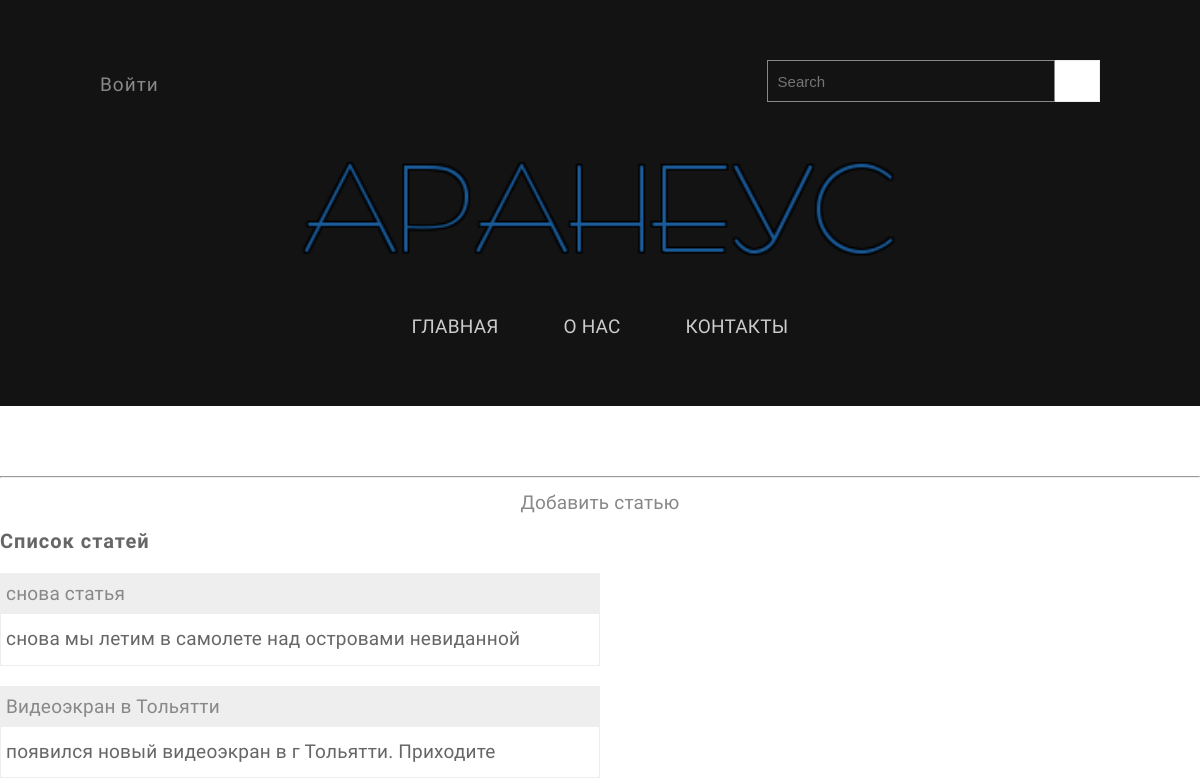
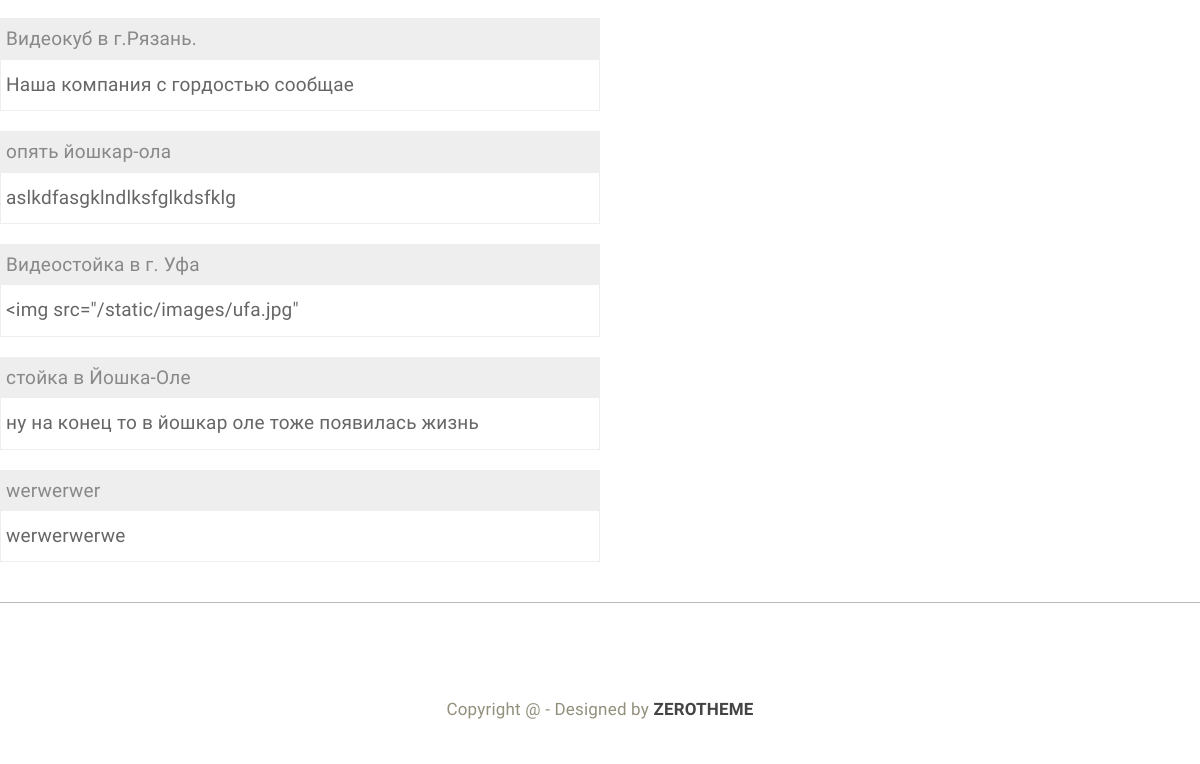
/admin, run on an earlier commit of the app's database (2 pictures, top to bottom).
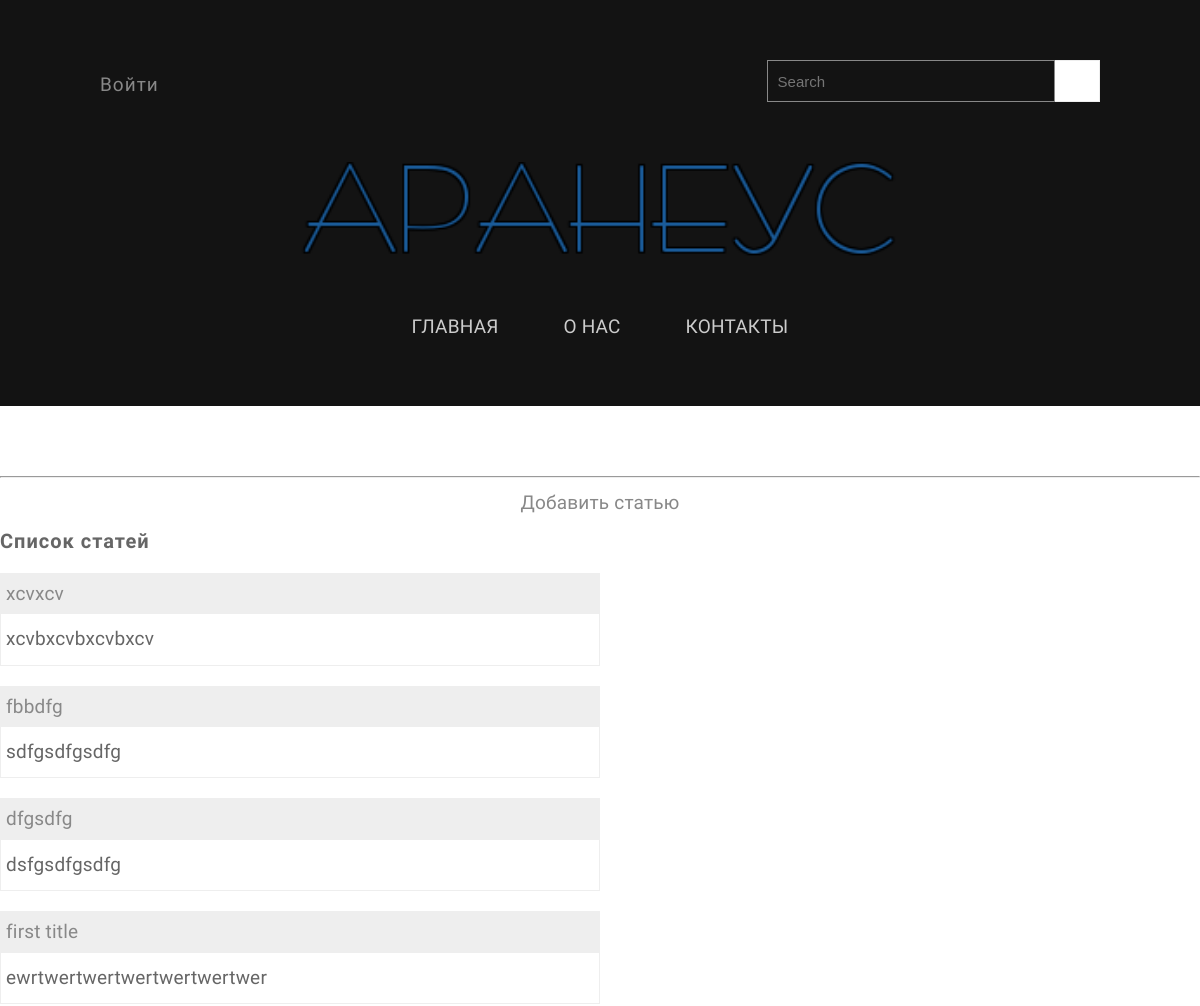
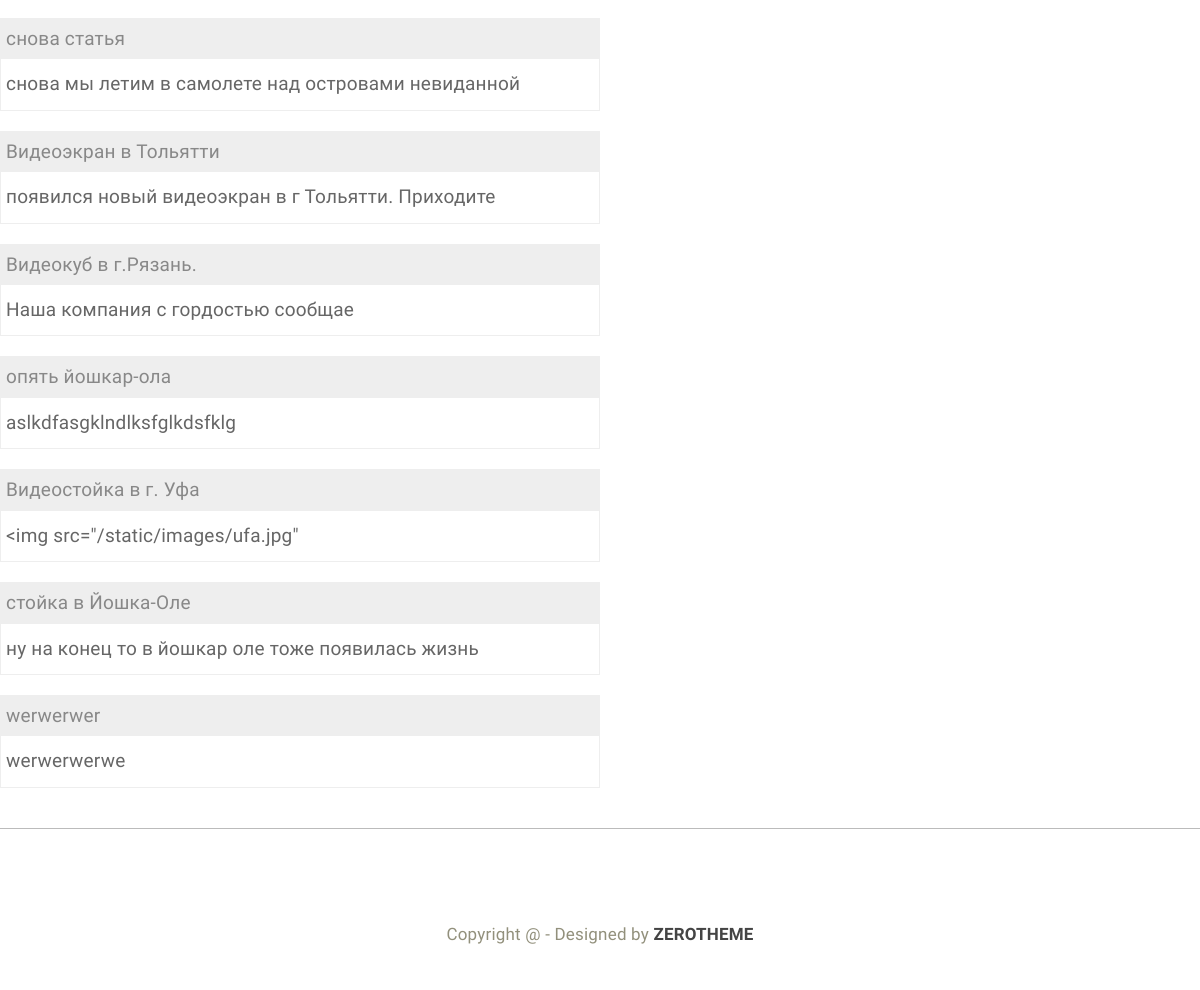
And on a later commit of the database (2 pictures, top to bottom).
### tables this page shows
CREATE TABLE mainmenu (
id integer PRIMARY KEY AUTOINCREMENT,
title text NOT NULL,
url text NOT NULL
);

CREATE TABLE "posts" (
	"id"	integer,
	"title"	text NOT NULL,
	"text"	text NOT NULL,
	"url"	text NOT NULL,
	"time"	integer NOT NULL,
	PRIMARY KEY("id" AUTOINCREMENT)
);

### app.py (the view)
@app.route('/admin')
def admin():
    db = get_db()
    dbase = FDataBase(db)
    return render_template('admin.html',menu=dbase.getMenu(),  title='панель администратора', posts=dbase.getPostsAnonce())

### FDataBase.py (called while the page is built)
    def getMenu(self):
        sql = '''SELECT * FROM mainmenu'''
        try:
            self.__cur.execute(sql)
            res = self.__cur.fetchall()
            if res: return res
        except:
            print("Ошибка чтения из БД")
        return []

    def getPostsAnonce(self):
        try:
            self.__cur.execute(f"SELECT id, title, text, url FROM posts ORDER BY time DESC")
            res = self.__cur.fetchall()
            if res: return res
        except sqlite3.Error as e:
            print("Ошибка получения статьи из БД " + str(e))
        return []

### app.py (called while the page is built)
def connect_db():
    conn = sqlite3.connect(app.config['DATABASE'])
    conn.row_factory = sqlite3.Row
    return conn

def get_db():
    if not hasattr(g, 'link_db'):
       g.link_db = connect_db()
    return g.link_db

### templates/admin.html (shortened to what this page needs)
{% extends 'base.html' %}
{% block content %}
    <hr>
    <p align="center" ><a href="add_post">Добавить статью</a></p>
    <h3>Список статей</h3>
     <ul class="list-posts">
        {% for p in posts %}
            <li>
                <p class="title"><a  href="{{ url_for('showPost', id_post=p.id) }}">{{ p.title }}</a></p>
                <p class="annonce"><span>{{ p.text[:50] | striptags }}</span></p>
            </li>
        {% endfor %}
    </ul>
{% endblock %}

### templates/include/header.html (shortened to what this page needs)
<header class="main-header">
    <div class="zerogrid">
        <div id="top">
            <div class="row">
                <div class="col-2-3">
                    <ul class="list-inline top-link link">
                        <li><a href="{{ url_for('login') }}">Войти</a></li>
                    </ul>
                </div>
                <div class="col-1-3">
                    <div class="top-search">
                        <form id="form-container" action="">
                            <a class="search-submit-button" href="javascript:void(0)">
                            </a>
                            <div id="searchtext">
                                <input type="text" id="s" name="s" placeholder="Search">
                            </div>
                        </form>
                    </div>
                </div>
            </div>
        </div>
        <div class="t-center">
            <a class="site-branding" href="#">
                <img src="/static/images/logo.png" width="600px"/>
            </a>
            {%- block mainmenu -%}
                <div id='cssmenu' class="align-center">
                    <ul>
                        {% for p in menu %}
                            <li class="list"><a href={{ p.url }}><span>{{ p.title }}</span></a></li>
                        {% endfor %}
                    </ul>
                </div>
            {% endblock mainmenu %}
        </div>
    </div>
</header>

What changed in the data, as far as the page shows it:
added posts: title "xcvxcv", text "xcvbxcvbxcvbxcv"
added posts: title "fbbdfg", text "sdfgsdfgsdfg"
added posts: title "dfgsdfg", text "dsfgsdfgsdfg"
added posts: title "first title", text "ewrtwertwertwertwertwertwer"
